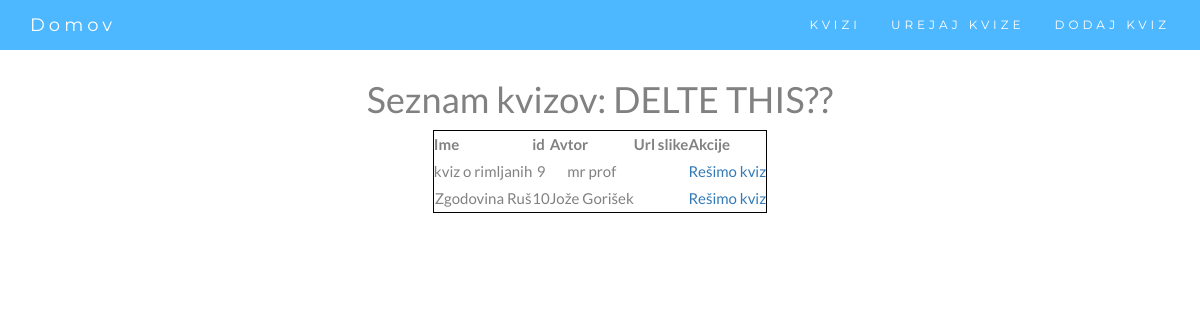
Page /list_quizes on the earlier database version.
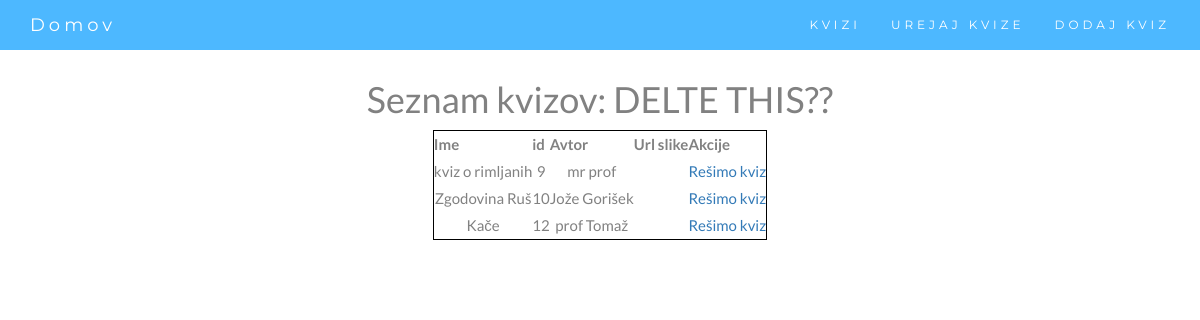
Same page on the later database version.
### webapp/models.py (models this page shows)
class dbQuiz(models.Model):
    id = models.BigAutoField(primary_key=True)
    name = models.CharField(max_length=200, default="Kviz 1")
    author = models.CharField(max_length=200)
    password = models.CharField(max_length=200, default="hec") # geslo za kviz (da ni vsak kviz dostopen vsakomur)   --> Can we remove this?
    datoteka = models.FileField(upload_to='media/')
    created_at = models.DateTimeField(auto_now_add=True)
    updated_at = models.DateTimeField(auto_now=True)

### webapp/views.py (the view)
# urls.py: path('list_quizes', views.list_quizes, name='list_quizes'),
def list_quizes(request):
    kvizi = dbQuiz.objects.all()
    return render(request, "quiz_list.html", {'kvizi': kvizi})

### templates/quiz_list.html (shortened to what this page needs)
{% extends "skeleton.html" %}
{% block content %}
    <h1>Seznam kvizov: DELTE THIS??</h1>
    <table style="border: 1px solid black;">
        <tr>
            <th>Ime</th>
            <th>id</th>
            <th>Avtor</th>
            <th>Url slike</th>
            <th>Akcije</th>
        </tr>
        {% for i in kvizi %}
            <tr>
                <td>{{i.name}}</td>
                <td>{{i.id}}</td>
                <td>{{i.author}}</td>
                <td>{{i.pictureUrl}}</td>
                <td>
                    <a href="select_username/{{i.id}}">Rešimo kviz</a>
                </td>
            </tr>
        {%endfor%}
    </table>
{% endblock content %}

Differences in the rows shown:
added dbQuiz: name "Kače", id "12", author "prof Tomaž"
